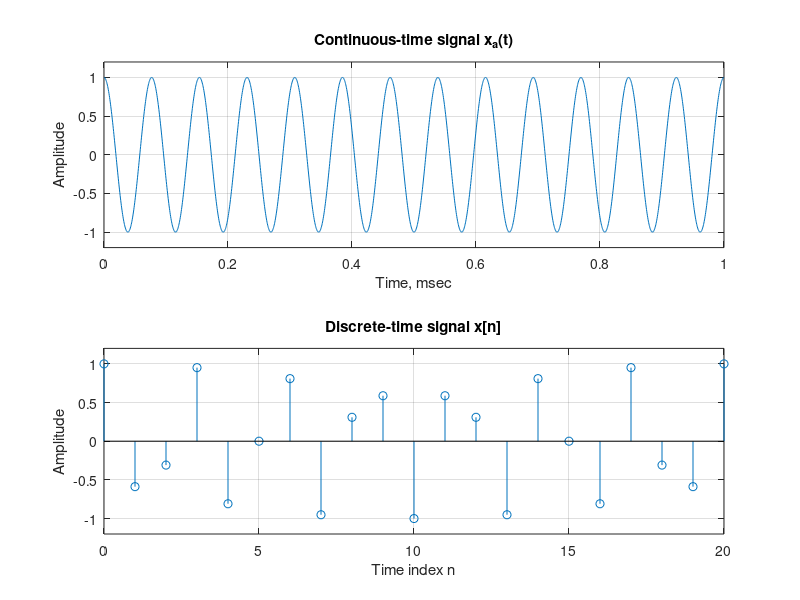

Reproduce this figure in MATLAB.
% Program a
% Illustration of the Sampling Process 
% in the Time-Domain
clf;
t = 0:0.0005:1;
f = 13;
xa = cos(2*pi*f*t);
subplot(2,1,1)
plot(t,xa);grid
xlabel('Time, msec');ylabel('Amplitude');
title('Continuous-time signal x_{a}(t)');
axis([0 1 -1.2 1.2])
subplot(2,1,2);
T = 0.05;
n = 0:T:1;
xs = cos(2*pi*f*n);
k = 0:length(n)-1;
stem(k,xs);grid;
xlabel('Time index n');ylabel('Amplitude');
title('Discrete-time signal x[n]');
axis([0 (length(n)-1) -1.2 1.2])
